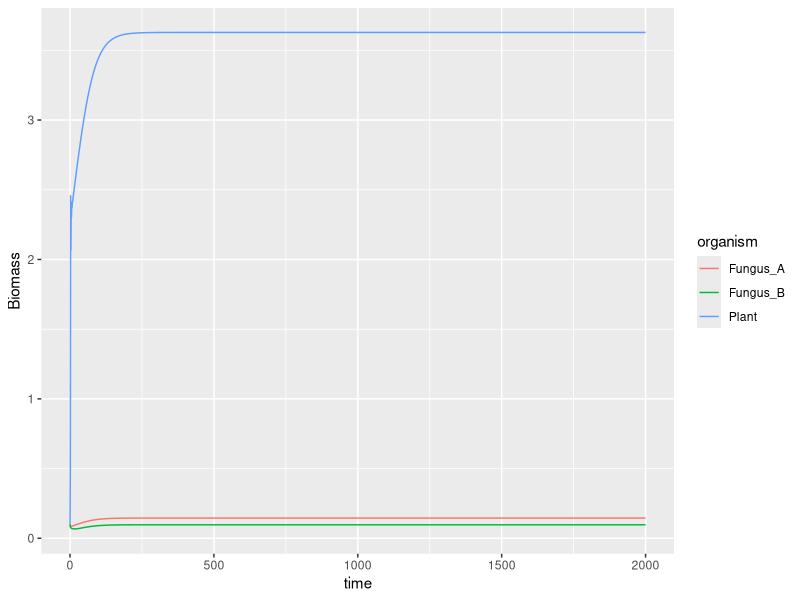
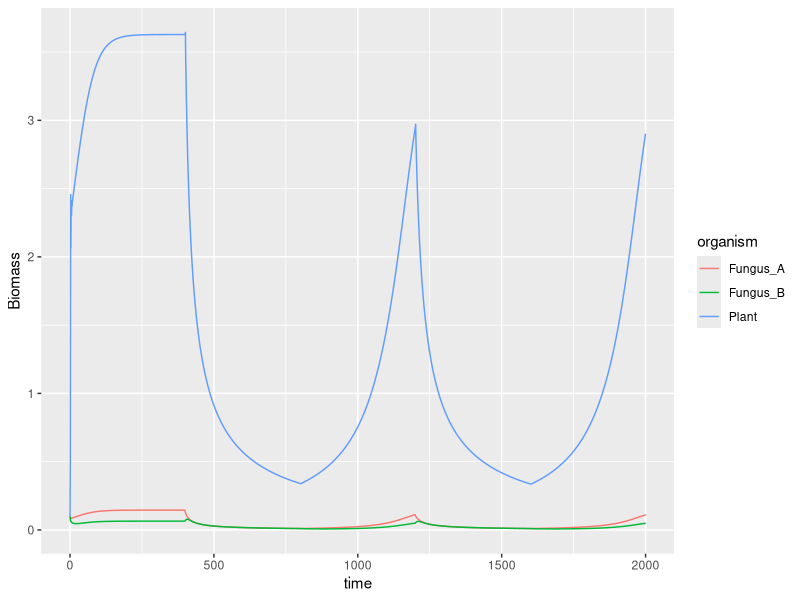

Source code (R) for these figures, in order:
## ---- chunk 1
knitr::opts_chunk$set(echo = TRUE)
## ---- chunk 2
# Load required packages
require(tidyverse)
## ---- chunk 3
g = 5 #growth rate of tree is higher than fungus
s = 1 #senescence is low compared to growth rate
e_A = .1 #standard energy flow between two trophic levels
e_B = .1 #standard energy flow between two trophic levels
r_A = 0.4 # 0.8 was close to optimal investment for single fungus (see IV.)
r_B = 0.4 # NOT BASED ON ANYTHING RIGHT NOW.
m_A = 0 #set to zero so ZNGI goes through origin (see III.)
m_B = 0
u_A = 1 #uptake of fungus is greater than plant to provide benefit ... ensure mutualism
u_B = 1
u_P = 0.01 #uptake of plant lower than fungus 
l = 1 #small compared to total pool
d_A = 1 #easy value
d_B = 1.5 # greater density-independent mortality than A
d_P = 0 #set to zero to prevent equations from being insane
N_T = 5 #initial soil nutrient pool level
## ---- chunk 4
timespan = 2000 # If we say each time point is one day, two thousand days will allow us to observe a bit more than 5 years of tree decision-making
P_init = 0.1 # initialize biomass as non-zero small number
A_init = 0.1
B_init = 0.1
Np_init = 0.1 # arbitrary initial nitrogen concentration for plant
## ---- chunk 5
timepoints = 0:timespan #create a time vector going from 0 to the maximum time span we want to examine.
P.simu = NaN*timepoints; P.simu[1] = P_init # initialize simulated plant biomass
A.simu = NaN*timepoints; A.simu[1] = A_init # initialize simulated fungus A biomass
B.simu = NaN*timepoints; B.simu[1] = B_init
Np.simu = NaN*timepoints; Np.simu[1] = .1 #relatively arbitrary start number. 
Ns.simu = NaN*timepoints; Ns.simu[1] = N_T - Np.simu[1] #Nutrients in plant (Np) and nutrients in soil (Ns) add to total nutrients in system (N_T)
## ---- chunk 6
for(i in 2:length(timepoints)){ #for loop with the equations for N, P, Np, and Ns within the model. 
  dt = timepoints[i] - timepoints[i-1]
  P = P.simu[i-1]
  A = A.simu[i-1]
  B = B.simu[i-1]
  N_P = Np.simu[i-1]
  N_S = Ns.simu[i-1]
  dP = (P* (g*N_P/P - r_A*A - s*(1+d_P*P)))*dt
  dA = (A* (e_A*r_A*P-m_A-d_A*A))*dt
  dB = (B* (e_B*r_B*P - m_B-d_B*B))*dt
  dNp = (u_P*P*N_S + u_A*A*N_S - l*N_P)*dt
  dNs = (-u_P*P*N_S - u_A*A*N_S + l*N_P)*dt
  P.simu[i] = P + dP
  A.simu[i] = A + dA
  B.simu[i] = B + dB
  Np.simu[i] = N_P + dNp
  Ns.simu[i] = N_S + dNs
  
}

# And remodel the data to make plotting easier:
simulation_results = data.frame(time = timepoints, Plant = P.simu, Fungus_A = A.simu, Fungus_B = B.simu)

longform = simulation_results %>% gather(organism, "Biomass", -time)

# Plot it
ggplot(longform, aes(x = time, y = Biomass, group = organism, color = organism)) +
  geom_line()

## ---- chunk 7
seasonlength = 400 # let's say each season should last 100 days
badseasonfactor = 1.5 # mortality in bad season will be this times 
# the good season mortality. Currently same factor for both fungi.

season = rep(c(rep("A", seasonlength), rep("B", seasonlength)), ceiling((max(timepoints)/seasonlength)))

d_A.var = NaN*timepoints
d_B.var = NaN*timepoints
for (i in 1:length(timepoints)) {
  if (season[i] == "A") {
    d_A.var[i] = d_A
    d_B.var[i] = d_B*badseasonfactor
  } else if (season[i] == "B") {
    d_A.var[i] = d_A*badseasonfactor
    d_B.var[i] = d_B
  }
}

# d_A.variable = rep(c(rep(d_A, seasonlength), rep(d_A*badseasonfactor, seasonlength)), ceiling((max(timepoints)/seasonlength)))
# # This will generate slightly more d_A.e values than we need
# # if we end up with a timepoints value that's not evenly 
# # divisible by season, but this shouldn't be a problem for our 
# # purposes. We can just ignore them!
# 
# d_B.variable = rep(c(rep(d_B*badseasonfactor, seasonlength), rep(d_B, seasonlength)), ceiling((max(timepoints)/seasonlength)))

# Below, find Kristin's slightly more elegant solution:
# for(i in 1:length(tset)){ #for loop to vary the values of d_A by season
#   time <- tset[i]
#   if(floor(time/switchfreq) %% 2 == 0){ #divide the current timestep by the switching frequency, then round it. if this value when divided by 2 has no remainder, then you find yourself in season 1, and d_A should be smaller. 
#     d_A.e[i] <- d_A #d_A is the previously set value of 1
#   } else{ #otherwise, you are in season 2!
#     d_A.e[i] <- 1.5 #d_A is 50% greater, value of 1.5. value chosen to demonstrate difference. 
#   }
# }

## ---- chunk 8
# Here, I am simply varying fungal mortality with season.
# Kristin did something more sophisticated,
# shifting plant allocation to each fungus
# based on the season by finding optimal
# single-fungus values in each condition.

for(i in 2:length(timepoints)){
  dt = timepoints[i] - timepoints[i-1]
  P = P.simu[i-1]
  A = A.simu[i-1]
  B = B.simu[i-1]
  N_P = Np.simu[i-1]
  N_S = Ns.simu[i-1]
  dP = (P* (g*N_P/P - r_A*A - s*(1+d_P*P)))*dt
  dA = (A* (e_A*r_A*P-m_A-d_A.var[i]*A))*dt
  dB = (B* (e_B*r_B*P - m_B-d_B.var[i]*B))*dt
  dNp = (u_P*P*N_S + u_A*A*N_S - l*N_P)*dt
  dNs = (-u_P*P*N_S - u_A*A*N_S + l*N_P)*dt
  P.simu[i] = P + dP
  A.simu[i] = A + dA
  B.simu[i] = B + dB
  Np.simu[i] = N_P + dNp
  Ns.simu[i] = N_S + dNs
  
}

# And remodel the data to make plotting easier:
simulation_results = data.frame(time = timepoints, Plant = P.simu, Fungus_A = A.simu, Fungus_B = B.simu)

longform = simulation_results %>% gather(organism, "Biomass", -time)

# Plot it
ggplot(longform, aes(x = time, y = Biomass, group = organism, color = organism)) +
  geom_line()

